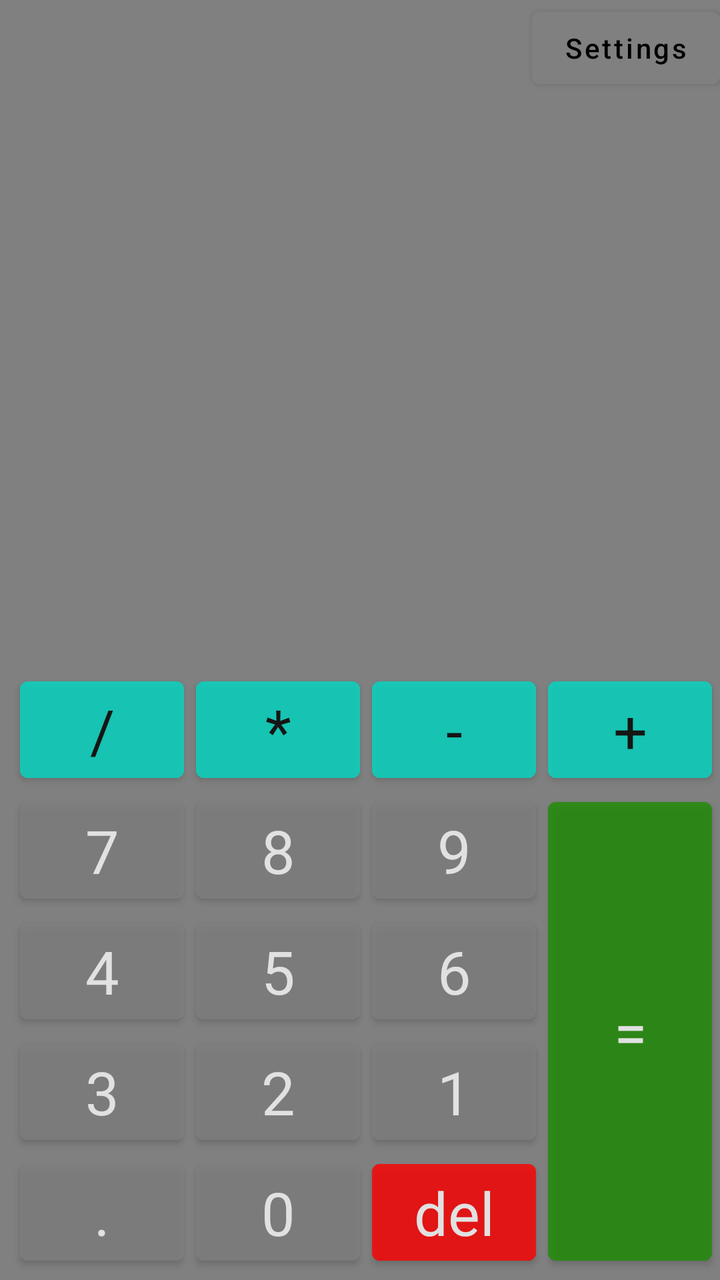
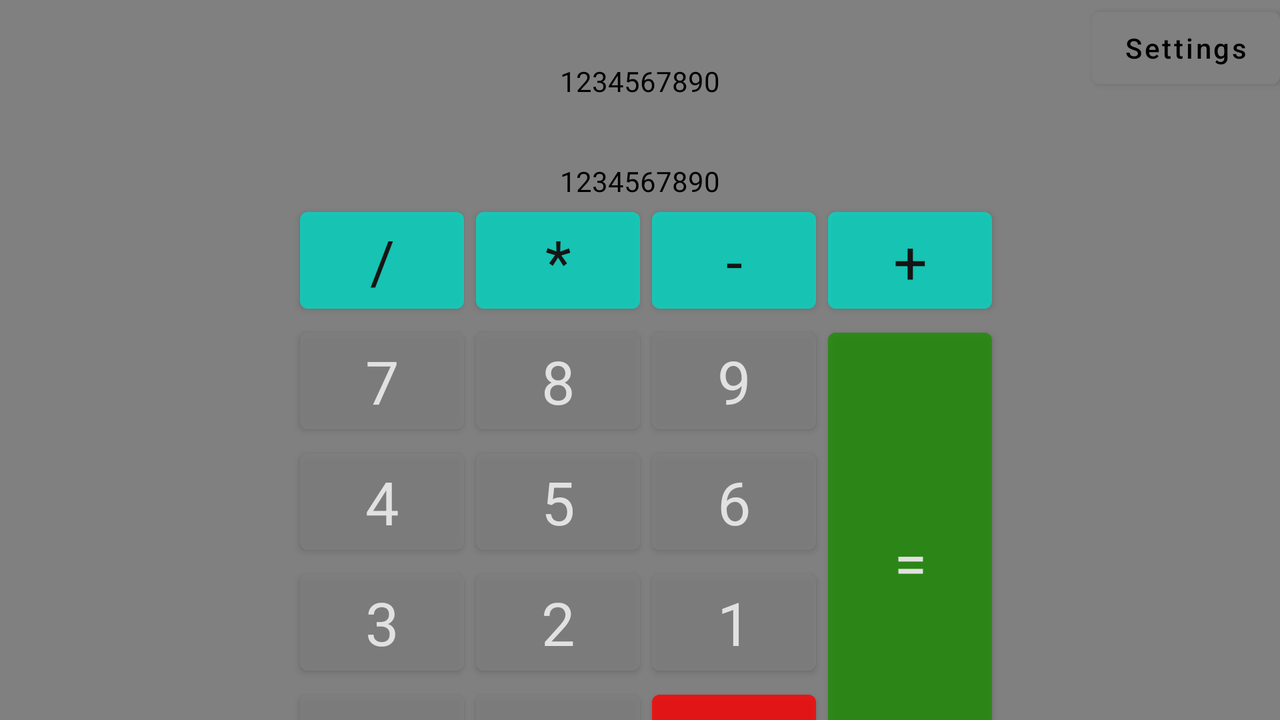

One screen, two layout resources from the same app: the default and the repository's alternative for another configuration. Each is rendered where Android would select it; the XML of both is given below.
<!-- AndroidManifest.xml: application theme StyleDark -->
<!-- res/layout/activity_main.xml -->
<?xml version="1.0" encoding="utf-8"?>
<androidx.constraintlayout.widget.ConstraintLayout xmlns:android="http://schemas.android.com/apk/res/android"
    xmlns:app="http://schemas.android.com/apk/res-auto"
    xmlns:tools="http://schemas.android.com/tools"
    android:layout_width="match_parent"
    android:layout_height="match_parent"
    android:background="@drawable/background_light"
    tools:context=".MainActivity">

    <com.google.android.material.button.MaterialButton
        android:id="@+id/setting_button"
        android:layout_width="wrap_content"
        android:layout_height="wrap_content"
        android:text="@string/settings"
        android:textAllCaps="false"
        app:layout_constraintEnd_toEndOf="parent"
        app:layout_constraintTop_toTopOf="parent" />

    <TextView
        android:id="@+id/entry_view"
        android:layout_width="wrap_content"
        android:layout_height="@dimen/entry_view_size"
        android:textColor="@color/black"
        app:layout_constraintBottom_toBottomOf="parent"
        app:layout_constraintEnd_toEndOf="parent"
        app:layout_constraintStart_toStartOf="parent"
        app:layout_constraintTop_toTopOf="parent"
        app:layout_constraintVertical_bias="0.45" />

    <TextView
        android:id="@+id/result_view"
        android:layout_width="wrap_content"
        android:layout_height="wrap_content"
        android:textColor="@color/black"
        app:layout_constraintEnd_toEndOf="@id/entry_view"
        app:layout_constraintStart_toStartOf="@id/entry_view"
        app:layout_constraintTop_toBottomOf="@+id/entry_view" />

    <com.google.android.material.button.MaterialButton
        android:id="@+id/button_division"
        style="@style/buttonTeal"
        android:layout_width="wrap_content"
        android:layout_height="wrap_content"
        android:insetLeft="@dimen/inset_left"
        android:text="@string/btn_division"
        app:layout_constraintEnd_toStartOf="@id/button_multiplication"
        app:layout_constraintHorizontal_chainStyle="packed"
        app:layout_constraintStart_toStartOf="@id/result_view"
        app:layout_constraintTop_toBottomOf="@id/result_view"
        app:layout_constraintVertical_chainStyle="packed" />

    <com.google.android.material.button.MaterialButton
        android:id="@+id/button_multiplication"
        style="@style/buttonTeal"
        android:layout_width="wrap_content"
        android:layout_height="wrap_content"
        android:insetLeft="@dimen/inset_left"
        android:text="@string/btn_multiplication"
        app:layout_constraintEnd_toStartOf="@id/button_minus"
        app:layout_constraintStart_toEndOf="@id/button_division"
        app:layout_constraintTop_toTopOf="@id/button_division"
        app:layout_constraintVertical_chainStyle="packed" />

    <com.google.android.material.button.MaterialButton
        android:id="@+id/button_minus"
        style="@style/buttonTeal"
        android:layout_width="wrap_content"
        android:layout_height="wrap_content"
        android:insetLeft="@dimen/inset_left"
        android:text="@string/btn_minus"
        app:layout_constraintEnd_toStartOf="@id/button_plus"
        app:layout_constraintStart_toEndOf="@id/button_multiplication"
        app:layout_constraintTop_toTopOf="@id/button_multiplication"
        app:layout_constraintVertical_chainStyle="packed" />

    <com.google.android.material.button.MaterialButton
        android:id="@+id/button_plus"
        style="@style/buttonTeal"
        android:layout_width="wrap_content"
        android:layout_height="wrap_content"
        android:insetLeft="@dimen/inset_left"
        android:text="@string/btn_plus"
        app:layout_constraintEnd_toEndOf="@id/result_view"
        app:layout_constraintStart_toEndOf="@id/button_minus"
        app:layout_constraintTop_toTopOf="@id/button_minus"
        app:layout_constraintVertical_chainStyle="packed" />

    <com.google.android.material.button.MaterialButton
        android:id="@+id/button_7"
        style="@style/buttonGray"
        android:layout_width="wrap_content"
        android:layout_height="wrap_content"
        android:insetLeft="@dimen/inset_left"
        android:text="@string/btn_7"
        app:layout_constraintStart_toStartOf="@id/button_division"
        app:layout_constraintTop_toBottomOf="@id/button_division" />

    <com.google.android.material.button.MaterialButton
        android:id="@+id/button_8"
        style="@style/buttonGray"
        android:layout_width="wrap_content"
        android:layout_height="wrap_content"
        android:insetLeft="@dimen/inset_left"
        android:text="@string/btn_8"
        app:layout_constraintStart_toEndOf="@id/button_7"
        app:layout_constraintTop_toTopOf="@id/button_7" />

    <com.google.android.material.button.MaterialButton
        android:id="@+id/button_9"
        style="@style/buttonGray"
        android:layout_width="wrap_content"
        android:layout_height="wrap_content"
        android:insetLeft="@dimen/inset_left"
        android:text="@string/btn_9"
        app:layout_constraintStart_toEndOf="@id/button_8"
        app:layout_constraintTop_toTopOf="@id/button_8" />

    <com.google.android.material.button.MaterialButton
        android:id="@+id/button_equally"
        style="@style/buttonGreen"
        android:layout_width="wrap_content"
        android:layout_height="@dimen/zero_dp"
        android:insetLeft="@dimen/inset_left"
        android:text="@string/btn_equally"
        app:layout_constraintBottom_toBottomOf="@id/button_del"
        app:layout_constraintStart_toEndOf="@id/button_9"
        app:layout_constraintTop_toTopOf="@id/button_9" />

    <com.google.android.material.button.MaterialButton
        android:id="@+id/button_4"
        style="@style/buttonGray"
        android:layout_width="wrap_content"
        android:layout_height="wrap_content"
        android:insetLeft="@dimen/inset_left"
        android:text="@string/btn_4"
        app:layout_constraintStart_toStartOf="@id/button_7"
        app:layout_constraintTop_toBottomOf="@id/button_7" />

    <com.google.android.material.button.MaterialButton
        android:id="@+id/button_5"
        style="@style/buttonGray"
        android:layout_width="wrap_content"
        android:layout_height="wrap_content"
        android:insetLeft="@dimen/inset_left"
        android:text="@string/btn_5"
        app:layout_constraintStart_toEndOf="@id/button_4"
        app:layout_constraintTop_toTopOf="@id/button_4" />

    <com.google.android.material.button.MaterialButton
        android:id="@+id/button_6"
        style="@style/buttonGray"
        android:layout_width="wrap_content"
        android:layout_height="wrap_content"
        android:insetLeft="@dimen/inset_left"
        android:text="@string/btn_6"
        app:layout_constraintStart_toEndOf="@id/button_5"
        app:layout_constraintTop_toTopOf="@id/button_5" />

    <com.google.android.material.button.MaterialButton
        android:id="@+id/button_3"
        style="@style/buttonGray"
        android:layout_width="wrap_content"
        android:layout_height="wrap_content"
        android:insetLeft="@dimen/inset_left"
        android:text="@string/btn_3"
        app:layout_constraintStart_toStartOf="@id/button_4"
        app:layout_constraintTop_toBottomOf="@id/button_4" />

    <com.google.android.material.button.MaterialButton
        android:id="@+id/button_2"
        style="@style/buttonGray"
        android:layout_width="wrap_content"
        android:layout_height="wrap_content"
        android:insetLeft="@dimen/inset_left"
        android:text="@string/btn_2"
        app:layout_constraintStart_toEndOf="@id/button_4"
        app:layout_constraintTop_toTopOf="@id/button_3" />

    <com.google.android.material.button.MaterialButton
        android:id="@+id/button_1"
        style="@style/buttonGray"
        android:layout_width="wrap_content"
        android:layout_height="wrap_content"
        android:insetLeft="@dimen/inset_left"
        android:text="@string/btn_1"
        app:layout_constraintStart_toEndOf="@id/button_2"
        app:layout_constraintTop_toTopOf="@id/button_2" />

    <com.google.android.material.button.MaterialButton
        android:id="@+id/button_pointer"
        style="@style/buttonGray"
        android:layout_width="wrap_content"
        android:layout_height="wrap_content"
        android:insetLeft="@dimen/inset_left"
        android:text="@string/btn_pointer"

        app:layout_constraintStart_toStartOf="@id/button_3"
        app:layout_constraintTop_toBottomOf="@id/button_3" />

    <com.google.android.material.button.MaterialButton
        android:id="@+id/button_0"
        style="@style/buttonGray"
        android:layout_width="wrap_content"
        android:layout_height="wrap_content"
        android:insetLeft="@dimen/inset_left"
        android:text="@string/btn_0"
        app:layout_constraintStart_toEndOf="@id/button_pointer"
        app:layout_constraintTop_toTopOf="@id/button_pointer" />

    <com.google.android.material.button.MaterialButton
        android:id="@+id/button_del"
        style="@style/buttonRed"
        android:layout_width="wrap_content"
        android:layout_height="wrap_content"
        android:insetLeft="@dimen/inset_left"
        android:text="@string/btn_del"
        app:layout_constraintStart_toEndOf="@id/button_0"
        app:layout_constraintTop_toTopOf="@id/button_0" />

</androidx.constraintlayout.widget.ConstraintLayout>
<!-- resources referenced by this layout -->
<resources>
  <color name="black">#FF000000</color>
  <dimen name="entry_view_size">50dp</dimen>
  <dimen name="inset_left">6dp</dimen>
  <dimen name="zero_dp">0dp</dimen>
  <!-- drawable background_light: jpg bitmap (drawable, 30113 bytes) -->
  <string name="btn_0">0</string>
  <string name="btn_1">1</string>
  <string name="btn_2">2</string>
  <string name="btn_3">3</string>
  <string name="btn_4">4</string>
  <string name="btn_5">5</string>
  <string name="btn_6">6</string>
  <string name="btn_7">7</string>
  <string name="btn_8">8</string>
  <string name="btn_9">9</string>
  <string name="btn_del">del</string>
  <string name="btn_division">/</string>
  <string name="btn_equally">=</string>
  <string name="btn_minus">-</string>
  <string name="btn_multiplication">*</string>
  <string name="btn_plus">+</string>
  <string name="btn_pointer">.</string>
  <string name="settings">Settings</string>
  <style name="buttonGray" parent="Theme.AppCompat">
          <item name="android:backgroundTint">@color/gray</item>
          <item name="android:textSize">@dimen/button_text</item>
          <item name="android:textColor">@color/white</item>
          <item name="android:alpha">0.8</item>
      </style>
  <style name="buttonGreen" parent="Theme.AppCompat">
          <item name="android:backgroundTint">@color/green</item>
          <item name="android:textSize">@dimen/button_text</item>
          <item name="android:textColor">@color/white</item>
          <item name="android:alpha">0.8</item>
      </style>
  <style name="buttonRed" parent="Theme.AppCompat">
          <item name="android:backgroundTint">@color/red</item>
          <item name="android:textSize">@dimen/button_text</item>
          <item name="android:textColor">@color/white</item>
          <item name="android:alpha">0.8</item>
      </style>
  <style name="buttonTeal" parent="Theme.AppCompat">
          <item name="android:backgroundTint">@color/teal_200</item>
          <item name="android:textSize">@dimen/button_text</item>
          <item name="android:textColor">@color/black</item>
          <item name="android:alpha">0.8</item>
      </style>
  <style name="StyleDark" parent="Theme.MaterialComponents.NoActionBar">
          <item name="colorPrimary">@color/black</item>
          <item name="android:backgroundTint">@color/gray</item>
          <item name="android:background">@color/black</item>
      </style>
  <color name="gray">#808080</color>
  <dimen name="button_text">30sp</dimen>
  <color name="white">#FFFFFFFF</color>
  <color name="green">#1D8E03</color>
  <color name="red">#FF0000</color>
  <color name="teal_200">#FF03DAC5</color>
</resources>
<!-- res/layout-land/activity_main.xml (the repository's variant of the layout above) -->
<!-- drawn on the phone turned sideways -->
<?xml version="1.0" encoding="utf-8"?>
<androidx.constraintlayout.widget.ConstraintLayout xmlns:android="http://schemas.android.com/apk/res/android"
    xmlns:app="http://schemas.android.com/apk/res-auto"
    xmlns:tools="http://schemas.android.com/tools"
    android:layout_width="match_parent"
    android:layout_height="match_parent"
    android:background="@drawable/wp_land_day"
    tools:context=".MainActivity">

    <com.google.android.material.button.MaterialButton
        android:id="@+id/setting_button"
        android:layout_width="wrap_content"
        android:layout_height="wrap_content"
        android:text="@string/settings"
        android:textAllCaps="false"
        app:layout_constraintEnd_toEndOf="parent"
        app:layout_constraintTop_toTopOf="parent" />
    <TextView
        android:id="@+id/entry_view"
        android:layout_width="wrap_content"
        android:layout_height="@dimen/entry_view_size"
        android:text="@string/hardcode_view"
        android:textColor="@color/black"
        app:layout_constraintBottom_toBottomOf="parent"
        app:layout_constraintEnd_toEndOf="parent"
        app:layout_constraintStart_toStartOf="parent"
        app:layout_constraintTop_toTopOf="parent"
        app:layout_constraintVertical_bias="0.1" />

    <TextView
        android:id="@+id/result_view"
        android:layout_width="wrap_content"
        android:layout_height="wrap_content"
        android:text="@string/hardcode_view"
        android:textColor="@color/black"
        app:layout_constraintEnd_toEndOf="@id/entry_view"
        app:layout_constraintStart_toStartOf="@id/entry_view"
        app:layout_constraintTop_toBottomOf="@+id/entry_view" />

    <com.google.android.material.button.MaterialButton
        android:id="@+id/button_division"
        style="@style/buttonTeal"
        android:layout_width="wrap_content"
        android:layout_height="wrap_content"
        android:insetLeft="@dimen/inset_left"
        android:text="@string/btn_division"
        app:layout_constraintEnd_toStartOf="@id/button_multiplication"
        app:layout_constraintHorizontal_chainStyle="packed"
        app:layout_constraintStart_toStartOf="@id/result_view"
        app:layout_constraintTop_toBottomOf="@id/result_view"
        app:layout_constraintVertical_chainStyle="packed" />

    <com.google.android.material.button.MaterialButton
        android:id="@+id/button_multiplication"
        style="@style/buttonTeal"
        android:layout_width="wrap_content"
        android:layout_height="wrap_content"
        android:insetLeft="@dimen/inset_left"
        android:text="@string/btn_multiplication"
        app:layout_constraintEnd_toStartOf="@id/button_minus"
        app:layout_constraintStart_toEndOf="@id/button_division"
        app:layout_constraintTop_toTopOf="@id/button_division"
        app:layout_constraintVertical_chainStyle="packed" />

    <com.google.android.material.button.MaterialButton
        android:id="@+id/button_minus"
        style="@style/buttonTeal"
        android:layout_width="wrap_content"
        android:layout_height="wrap_content"
        android:insetLeft="@dimen/inset_left"
        android:text="@string/btn_minus"
        app:layout_constraintEnd_toStartOf="@id/button_plus"
        app:layout_constraintStart_toEndOf="@id/button_multiplication"
        app:layout_constraintTop_toTopOf="@id/button_multiplication"
        app:layout_constraintVertical_chainStyle="packed" />

    <com.google.android.material.button.MaterialButton
        android:id="@+id/button_plus"
        style="@style/buttonTeal"
        android:layout_width="wrap_content"
        android:layout_height="wrap_content"
        android:insetLeft="@dimen/inset_left"
        android:text="@string/btn_plus"
        app:layout_constraintEnd_toEndOf="@id/result_view"
        app:layout_constraintStart_toEndOf="@id/button_minus"
        app:layout_constraintTop_toTopOf="@id/button_minus"
        app:layout_constraintVertical_chainStyle="packed" />

    <com.google.android.material.button.MaterialButton
        android:id="@+id/button_7"
        style="@style/buttonGray"
        android:layout_width="wrap_content"
        android:layout_height="wrap_content"
        android:insetLeft="@dimen/inset_left"
        android:text="@string/btn_7"
        app:layout_constraintStart_toStartOf="@id/button_division"
        app:layout_constraintTop_toBottomOf="@id/button_division" />

    <com.google.android.material.button.MaterialButton
        android:id="@+id/button_8"
        style="@style/buttonGray"
        android:layout_width="wrap_content"
        android:layout_height="wrap_content"
        android:insetLeft="@dimen/inset_left"
        android:text="@string/btn_8"
        app:layout_constraintStart_toEndOf="@id/button_7"
        app:layout_constraintTop_toTopOf="@id/button_7" />

    <com.google.android.material.button.MaterialButton
        android:id="@+id/button_9"
        style="@style/buttonGray"
        android:layout_width="wrap_content"
        android:layout_height="wrap_content"
        android:insetLeft="@dimen/inset_left"
        android:text="@string/btn_9"
        app:layout_constraintStart_toEndOf="@id/button_8"
        app:layout_constraintTop_toTopOf="@id/button_8" />

    <com.google.android.material.button.MaterialButton
        android:id="@+id/button_equally"
        style="@style/buttonGreen"
        android:layout_width="wrap_content"
        android:layout_height="@dimen/zero_dp"
        android:insetLeft="@dimen/inset_left"
        android:text="@string/btn_equally"
        app:layout_constraintBottom_toBottomOf="@id/button_del"
        app:layout_constraintStart_toEndOf="@id/button_9"
        app:layout_constraintTop_toTopOf="@id/button_9" />

    <com.google.android.material.button.MaterialButton
        android:id="@+id/button_4"
        style="@style/buttonGray"
        android:layout_width="wrap_content"
        android:layout_height="wrap_content"
        android:insetLeft="@dimen/inset_left"
        android:text="@string/btn_4"
        app:layout_constraintStart_toStartOf="@id/button_7"
        app:layout_constraintTop_toBottomOf="@id/button_7" />

    <com.google.android.material.button.MaterialButton
        android:id="@+id/button_5"
        style="@style/buttonGray"
        android:layout_width="wrap_content"
        android:layout_height="wrap_content"
        android:insetLeft="@dimen/inset_left"
        android:text="@string/btn_5"
        app:layout_constraintStart_toEndOf="@id/button_4"
        app:layout_constraintTop_toTopOf="@id/button_4" />

    <com.google.android.material.button.MaterialButton
        android:id="@+id/button_6"
        style="@style/buttonGray"
        android:layout_width="wrap_content"
        android:layout_height="wrap_content"
        android:insetLeft="@dimen/inset_left"
        android:text="@string/btn_6"
        app:layout_constraintStart_toEndOf="@id/button_5"
        app:layout_constraintTop_toTopOf="@id/button_5" />

    <com.google.android.material.button.MaterialButton
        android:id="@+id/button_3"
        style="@style/buttonGray"
        android:layout_width="wrap_content"
        android:layout_height="wrap_content"
        android:insetLeft="@dimen/inset_left"
        android:text="@string/btn_3"
        app:layout_constraintStart_toStartOf="@id/button_4"
        app:layout_constraintTop_toBottomOf="@id/button_4" />

    <com.google.android.material.button.MaterialButton
        android:id="@+id/button_2"
        style="@style/buttonGray"
        android:layout_width="wrap_content"
        android:layout_height="wrap_content"
        android:insetLeft="@dimen/inset_left"
        android:text="@string/btn_2"
        app:layout_constraintEnd_toStartOf="@id/button_9"
        app:layout_constraintStart_toEndOf="@id/button_4"
        app:layout_constraintTop_toTopOf="@id/button_3" />

    <com.google.android.material.button.MaterialButton
        android:id="@+id/button_1"
        style="@style/buttonGray"
        android:layout_width="wrap_content"
        android:layout_height="wrap_content"
        android:insetLeft="@dimen/inset_left"
        android:text="@string/btn_1"
        app:layout_constraintStart_toEndOf="@id/button_2"
        app:layout_constraintTop_toTopOf="@id/button_2" />

    <com.google.android.material.button.MaterialButton
        android:id="@+id/button_pointer"
        style="@style/buttonGray"
        android:layout_width="wrap_content"
        android:layout_height="wrap_content"
        android:insetLeft="@dimen/inset_left"
        android:text="@string/btn_pointer"
        app:layout_constraintStart_toStartOf="@id/button_3"
        app:layout_constraintTop_toBottomOf="@id/button_3" />

    <com.google.android.material.button.MaterialButton
        android:id="@+id/button_0"
        style="@style/buttonGray"
        android:layout_width="wrap_content"
        android:layout_height="wrap_content"
        android:insetLeft="@dimen/inset_left"
        android:text="@string/btn_0"
        app:layout_constraintStart_toEndOf="@id/button_pointer"
        app:layout_constraintTop_toTopOf="@id/button_pointer" />

    <com.google.android.material.button.MaterialButton
        android:id="@+id/button_del"
        style="@style/buttonRed"
        android:layout_width="wrap_content"
        android:layout_height="wrap_content"
        android:insetLeft="@dimen/inset_left"
        android:text="@string/btn_del"
        app:layout_constraintStart_toEndOf="@id/button_0"
        app:layout_constraintTop_toTopOf="@id/button_0" />


</androidx.constraintlayout.widget.ConstraintLayout>
<!-- resources referenced by the variant -->
<!-- as the phone turned sideways resolves them -->
<resources>
  <color name="black">#FF000000</color>
  <dimen name="entry_view_size">50dp</dimen>
  <dimen name="inset_left">6dp</dimen>
  <dimen name="zero_dp">0dp</dimen>
  <string name="btn_0">0</string>
  <string name="btn_1">1</string>
  <string name="btn_2">2</string>
  <string name="btn_3">3</string>
  <string name="btn_4">4</string>
  <string name="btn_5">5</string>
  <string name="btn_6">6</string>
  <string name="btn_7">7</string>
  <string name="btn_8">8</string>
  <string name="btn_9">9</string>
  <string name="btn_del">del</string>
  <string name="btn_division">/</string>
  <string name="btn_equally">=</string>
  <string name="btn_minus">-</string>
  <string name="btn_multiplication">*</string>
  <string name="btn_plus">+</string>
  <string name="btn_pointer">.</string>
  <string name="hardcode_view">1234567890</string>
  <string name="settings">Settings</string>
  <style name="buttonGray" parent="Theme.AppCompat">
          <item name="android:backgroundTint">@color/gray</item>
          <item name="android:textSize">@dimen/button_text</item>
          <item name="android:textColor">@color/white</item>
          <item name="android:alpha">0.8</item>
      </style>
  <style name="buttonGreen" parent="Theme.AppCompat">
          <item name="android:backgroundTint">@color/green</item>
          <item name="android:textSize">@dimen/button_text</item>
          <item name="android:textColor">@color/white</item>
          <item name="android:alpha">0.8</item>
      </style>
  <style name="buttonRed" parent="Theme.AppCompat">
          <item name="android:backgroundTint">@color/red</item>
          <item name="android:textSize">@dimen/button_text</item>
          <item name="android:textColor">@color/white</item>
          <item name="android:alpha">0.8</item>
      </style>
  <style name="buttonTeal" parent="Theme.AppCompat">
          <item name="android:backgroundTint">@color/teal_200</item>
          <item name="android:textSize">@dimen/button_text</item>
          <item name="android:textColor">@color/black</item>
          <item name="android:alpha">0.8</item>
      </style>
  <style name="StyleDark" parent="Theme.MaterialComponents.NoActionBar">
          <item name="colorPrimary">@color/black</item>
          <item name="android:backgroundTint">@color/gray</item>
          <item name="android:background">@color/black</item>
      </style>
  <color name="gray">#808080</color>
  <dimen name="button_text">30sp</dimen>
  <color name="white">#FFFFFFFF</color>
  <color name="green">#1D8E03</color>
  <color name="red">#FF0000</color>
  <color name="teal_200">#FF03DAC5</color>
</resources>
